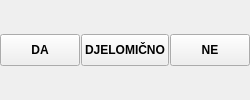
       <widget class="QFrame" name="frame_22">
        <property name="frameShape">
         <enum>QFrame::NoFrame</enum>
        </property>
        <property name="frameShadow">
         <enum>QFrame::Raised</enum>
        </property>
        <layout class="QHBoxLayout" name="horizontalLayout_25">
         <property name="spacing">
          <number>1</number>
         </property>
         <property name="leftMargin">
          <number>0</number>
         </property>
         <property name="topMargin">
          <number>0</number>
         </property>
         <property name="rightMargin">
          <number>0</number>
         </property>
         <property name="bottomMargin">
          <number>0</number>
         </property>
         <item>
          <widget class="QPushButton" name="btnZatvoriPrigovor">
           <property name="minimumSize">
            <size>
             <width>0</width>
             <height>32</height>
            </size>
           </property>
           <property name="font">
            <font>
             <weight>75</weight>
             <bold>true</bold>
            </font>
           </property>
           <property name="cursor">
            <cursorShape>PointingHandCursor</cursorShape>
           </property>
           <property name="text">
            <string>DA</string>
           </property>
           <property name="icon">
            <iconset resource="../../../resources/DonatForm.qrc">
             <normaloff>:/InDonat/Forms/images/zeleni.JPG</normaloff>:/InDonat/Forms/images/zeleni.JPG</iconset>
           </property>
          </widget>
         </item>
         <item>
          <widget class="QPushButton" name="btnOtvoriPrigovor">
           <property name="minimumSize">
            <size>
             <width>0</width>
             <height>32</height>
            </size>
           </property>
           <property name="font">
            <font>
             <weight>75</weight>
             <bold>true</bold>
            </font>
           </property>
           <property name="cursor">
            <cursorShape>PointingHandCursor</cursorShape>
           </property>
           <property name="text">
            <string>DJELOMIČNO</string>
           </property>
           <property name="icon">
            <iconset resource="../../../resources/DonatForm.qrc">
             <normaloff>:/InDonat/Forms/images/zuti.JPG</normaloff>:/InDonat/Forms/images/zuti.JPG</iconset>
           </property>
          </widget>
         </item>
         <item>
          <widget class="QPushButton" name="btnPrigovorStorno">
           <property name="minimumSize">
            <size>
             <width>0</width>
             <height>32</height>
            </size>
           </property>
           <property name="font">
            <font>
             <weight>75</weight>
             <bold>true</bold>
            </font>
           </property>
           <property name="cursor">
            <cursorShape>PointingHandCursor</cursorShape>
           </property>
           <property name="text">
            <string>NE</string>
           </property>
           <property name="icon">
            <iconset resource="../../../resources/DonatForm.qrc">
             <normaloff>:/InDonat/Forms/images/crveni.JPG</normaloff>:/InDonat/Forms/images/crveni.JPG</iconset>
           </property>
          </widget>
         </item>
        </layout>
       </widget>
